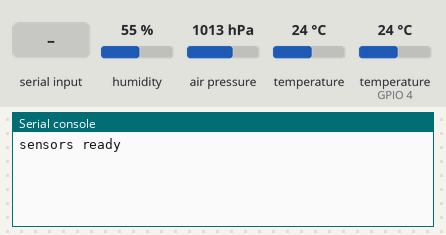
Recording of a program running on a simulated ESP32 board running MicroPython. Parts: the last lines printed to the serial console. Inputs (shaded band) come from the test bench; at power-on: humidity 55 %, air pressure 1013 hPa, temperature 24 °C, temperature (sensor on GPIO 4) 24 °C.

Above: at 1.2 s.
1.3 s: "1" typed at the serial console, then Enter
At 2.6 s:
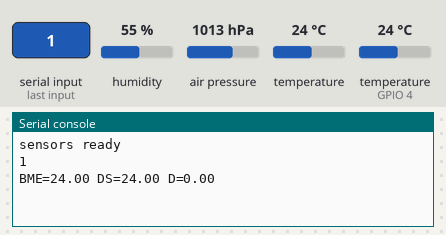
3.7 s: "0" typed at the serial console, then Enter
At 4.4 s:
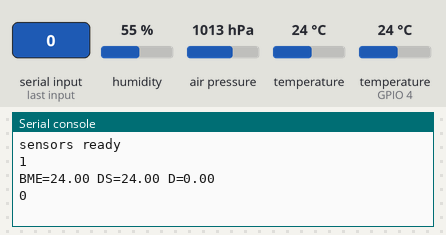

Measured:
- after the input at 1.3 s, the serial console: prints a new line at once (image 1)
- after the input at 3.7 s, the serial console: prints a new line at once (image 2)

The program:

solution.py
```python
# Cross-sensor golden: BME280 (I2C) temperature + DS18B20 (OneWire GPIO4),
# cross-checked. The BME temperature compensation is the proven live-bench
# code (bme-read); only the temperature branch is kept. The DS18B20 uses the
# stock MicroPython driver: scan once, convert_temp + 750 ms, read_temp.
import struct
import time

import ds18x20
import onewire
from machine import Pin, SoftI2C

ADDR = 0x76

i2c = SoftI2C(scl=Pin(22), sda=Pin(21), freq=400000)
ow = onewire.OneWire(Pin(4, Pin.OPEN_DRAIN, pull=Pin.PULL_UP))
ds = ds18x20.DS18X20(ow)
roms = ds.scan()


def bme_temp(ic, a=ADDR):
    ic.writeto_mem(a, 0xF4, bytes([39]))  # temp x1, pressure x8, forced mode
    time.sleep(0.15)  # worst-case measurement time
    d = ic.readfrom_mem(a, 0xF7, 8)
    t_raw = (d[3] << 12) | (d[4] << 4) | (d[5] >> 4)
    c = ic.readfrom_mem(a, 0x88, 26)
    T1, T2, T3 = struct.unpack('<Hhh', c[:6])
    v1 = ((t_raw >> 3) - (T1 << 1)) * T2 >> 11
    v2 = (((t_raw >> 4) - T1) * ((t_raw >> 4) - T1) >> 12) * T3 >> 14
    return ((v1 + v2) * 5 + 128) >> 8


def ds_read():
    ds.convert_temp()
    time.sleep_ms(750)
    return ds.read_temp(roms[0])


print('sensors ready')
while True:
    if not input().strip():
        continue
    try:
        raw_t = bme_temp(i2c)
        t_bme = raw_t / 100.0
        t_ds = ds_read()
        d = abs(t_bme - t_ds)
        print(f'BME={t_bme:.2f} DS={t_ds:.2f} D={d:.2f}')
    except OSError as e:
        print('BME ERR', e)
```
